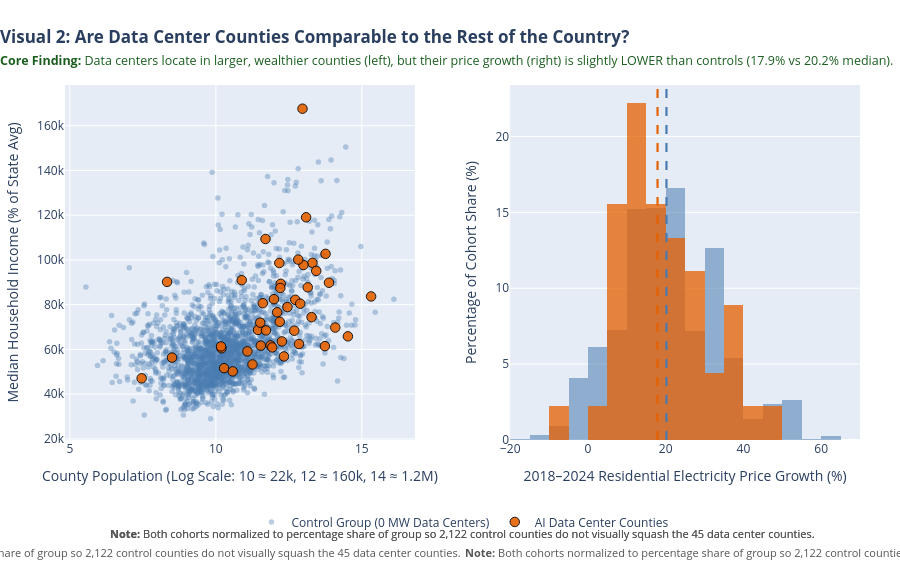

Notebook cell for this chart:
### Markdown cell above
## Visual 2: Are Data Center Counties Comparable to the Rest of the Country?
*Supports: **Methodological Approach - Comparability & Demographic Bias***

### Visual Design & Layperson Interpretation
- **Question Answered:** *Do counties with data centers look like ordinary American counties, and did their electricity prices grow faster?*
- **Left Panel (Demographics):** Shows that data center counties (Orange) cluster in larger, wealthier suburban counties (needing demographic controls).
- **Right Panel (Price Growth Distribution):** Compares price growth on a normalized percentage scale. The median price growth in data center counties (**17.9%**) was slightly **lower** than in non-data center counties (**20.2%**).

### Code cell
# Construct Visual 2: Linked Side-by-Side Plots
ctrl_sample = model_df[model_df['Has_Datacenter'] == 0]
treat_sample = model_df[model_df['Has_Datacenter'] == 1]

fig2 = make_subplots(
    rows=1, cols=2,
    subplot_titles=(
        "<b>1. County Demographics (Population Size vs. Wealth)</b>",
        "<b>2. Electricity Price Growth Distribution (2018–2024)</b>"
    ),
    horizontal_spacing=0.12
)

# 1. Control Group (Gray-Blue #4A7BB0)
fig2.add_trace(
    go.Scatter(
        x=ctrl_sample['Log_Population'],
        y=ctrl_sample['Median_Income_2022'],
        mode='markers',
        name='Control Group (0 MW Data Centers)',
        marker=dict(color=COLOR_CONTROL, size=5.5, opacity=0.38),
        legendgroup='control',
        text=ctrl_sample['County'] + ', ' + ctrl_sample['State'],
        hovertemplate="<b>%{text} (Control)</b><br>Population Index: %{x:.2f}<br>Income Index: %{y:.1f}%<extra></extra>"
    ),
    row=1, col=1
)

fig2.add_trace(
    go.Histogram(
        x=ctrl_sample['Price_Growth_Pct'],
        name='Control Group (0 MW Data Centers)',
        histnorm='percent',
        marker=dict(color=COLOR_CONTROL, opacity=0.55),
        legendgroup='control',
        showlegend=False,
        nbinsx=40,
        hovertemplate="Control Growth: %{x:.1f}%<br>Share of Control: %{y:.1f}%<extra></extra>"
    ),
    row=1, col=2
)

# 2. Treatment Group (Orange #E66101)
fig2.add_trace(
    go.Scatter(
        x=treat_sample['Log_Population'],
        y=treat_sample['Median_Income_2022'],
        mode='markers',
        name='AI Data Center Counties',
        marker=dict(color=COLOR_TREATMENT, size=9.5, opacity=0.9, line=dict(color='black', width=1)),
        legendgroup='treatment',
        text=treat_sample['County'] + ', ' + treat_sample['State'],
        hovertemplate="<b>%{text} (Data Center)</b><br>Population Index: %{x:.2f}<br>Income Index: %{y:.1f}%<br>Price Growth: %{customdata:.1f}%<extra></extra>",
        customdata=treat_sample['Price_Growth_Pct']
    ),
    row=1, col=1
)

fig2.add_trace(
    go.Histogram(
        x=treat_sample['Price_Growth_Pct'],
        name='AI Data Center Counties',
        histnorm='percent',
        marker=dict(color=COLOR_TREATMENT, opacity=0.75),
        legendgroup='treatment',
        showlegend=False,
        nbinsx=25,
        hovertemplate="Data Center Growth: %{x:.1f}%<br>Share of Treatment: %{y:.1f}%<extra></extra>"
    ),
    row=1, col=2
)

# Add median reference lines
treat_med = treat_sample['Price_Growth_Pct'].median()
ctrl_med = ctrl_sample['Price_Growth_Pct'].median()

fig2.add_vline(x=ctrl_med, line_dash="dash", line_color=COLOR_CONTROL, line_width=2.2,
               annotation_text=f"Control Median: {ctrl_med:.1f}%", annotation_position="top left", row=1, col=2)
fig2.add_vline(x=treat_med, line_dash="dash", line_color=COLOR_TREATMENT, line_width=2.2,
               annotation_text=f"Data Center Median: {treat_med:.1f}%", annotation_position="top right", row=1, col=2)

fig2.update_layout(
    title=dict(
        text="<b>Visual 2: Are Data Center Counties Comparable to the Rest of the Country?</b><br><span style='font-size:12.5px; color:#1B5E20;'><b>Core Finding:</b> Data centers locate in larger, wealthier counties (left), but their price growth (right) is slightly LOWER than controls (17.9% vs 20.2% median).</span>",
        x=0.0, xanchor="left"
    ),
    barmode='overlay',
    legend=dict(orientation="h", yanchor="top", y=-0.19, xanchor="center", x=0.5),
    annotations=[
        dict(
            text="<b>Note:</b> Both cohorts normalized to percentage share of group so 2,122 control counties do not visually squash the 45 data center counties.",
            xref="paper", yref="paper", x=0.5, y=-0.29, showarrow=False, font=dict(size=11, color="#555555")
        )
    ],
    height=580,
    margin=dict(l=50, r=40, t=85, b=140)
)

fig2.update_xaxes(title_text="County Population (Log Scale: 10 ≈ 22k, 12 ≈ 160k, 14 ≈ 1.2M)", row=1, col=1)
fig2.update_yaxes(title_text="Median Household Income (% of State Avg)", row=1, col=1)
fig2.update_xaxes(title_text="2018–2024 Residential Electricity Price Growth (%)", range=[-20, 70], row=1, col=2)
fig2.update_yaxes(title_text="Percentage of Cohort Share (%)", row=1, col=2)

fig2.show()

### Figure 1 — Plotly figure (JSON) as saved in the notebook; plotly's stock layout.template omitted (floating-point values rounded to 4 significant figures; data arrays with more than 128 entries replaced by an {"elided": "..."} marker saying what was removed)
{"data": [{"hovertemplate": "<b>%{text} (Control)</b><br>Population Index: %{x:.2f}<br>Income Index: %{y:.1f}%<extra></extra>", "legendgroup": "control", "marker": {"color": "#4A7BB0", "opacity": 0.38, "size": 5.5}, "mode": "markers", "name": "Control Group (0 MW Data Centers)", "text": {"elided": "2122 str values"}, "type": "scatter", "x": {"elided": "2122 float values"}, "xaxis": "x", "y": {"elided": "2122 float values"}, "yaxis": "y"}, {"histnorm": "percent", "hovertemplate": "Control Growth: %{x:.1f}%<br>Share of Control: %{y:.1f}%<extra></extra>", "legendgroup": "control", "marker": {"color": "#4A7BB0", "opacity": 0.55}, "name": "Control Group (0 MW Data Centers)", "nbinsx": 40, "showlegend": false, "type": "histogram", "x": {"elided": "2122 float values"}, "xaxis": "x2", "yaxis": "y2"}, {"customdata": [27.45, 20.86, 29.28, 13.47, 25.89, 34.55, 8.537, 10.25, 40.81, 45.38, 22.99, 13.46, 26.52, 18.91, 24.45, 36.8, 10.25, -9.674, 10.76, 38.76, 17.91, 16.6, 30.42, 8.343, 25.94, 13.18, 36.55, 4.909, 13.14, 5.526, 35.6, 15.62, 7.087, 20.28, 9.778, 14.89, 7.095, 20.03, 8.537, 19.19, 14.49, 16.5, 22.99, 19.78, 11.7], "hovertemplate": "<b>%{text} (Data Center)</b><br>Population Index: %{x:.2f}<br>Income Index: %{y:.1f}%<br>Price Growth: %{customdata:.1f}%<extra></extra>", "legendgroup": "treatment", "marker": {"color": "#E66101", "line": {"color": "black", "width": 1}, "opacity": 0.9, "size": 9.5}, "mode": "markers", "name": "AI Data Center Counties", "text": ["Licking, OH", "Henrico, VA", "Maricopa, AZ", "Bexar, TX", "Shelby, TN", "Madison, MS", "Prince William, VA", "Sarpy, NE", "Ellis, TX", "Niagara, NY", "Fayette, GA", "Taylor, TX", "Racine, WI", "Mayes, OK", "Franklin, OH", "Denton, TX", "Douglas, NE", "Pottawattamie, IA", "Warren, IA", "Washington, OR", "Clark, IN", "Dakota, MN", "Storey, NV", "Wasco, OR", "Montgomery, AL", "Ada, ID", "Bell, TX", "Laramie, WY", "Madison, AL", "Lancaster, NE", "Fairfield, OH", "Utah, UT", "Dickens, TX", "Columbia, PA", "Clay, MO", "Sumner, TN", "Valencia, NM", "Chesterfield, VA", "Loudoun, VA", "Edgefield, SC", "Dickey, ND", "Cherokee, NC", "Cumberland, NJ", "Whitfield, GA", "Fulton, GA"], "type": "scatter", "x": [12.1, 12.72, 15.32, 14.52, 13.74, 11.61, 13.09, 12.17, 12.22, 12.26, 11.7, 11.88, 12.19, 10.58, 14.09, 13.76, 13.28, 11.44, 10.89, 13.31, 11.72, 13.0, 8.329, 10.19, 12.33, 13.15, 12.85, 11.52, 12.89, 12.69, 11.99, 13.44, 7.459, 11.08, 12.45, 12.21, 11.26, 12.82, 12.97, 10.18, 8.497, 10.28, 11.93, 11.54, 13.88], "xaxis": "x", "y": [76600.0, 82190.0, 83670.0, 65840.0, 61450.0, 80640.0, 119100.0, 98620.0, 89310.0, 63560.0, 109400.0, 61800.0, 72330.0, 50170.0, 69760.0, 102700.0, 74420.0, 68710.0, 90940.0, 98710.0, 68490.0, 97730.0, 90170.0, 60510.0, 56860.0, 87750.0, 62410.0, 71960.0, 80430.0, 68360.0, 82450.0, 95080.0, 47070.0, 59130.0, 78930.0, 87450.0, 53280.0, 100100.0, 167600.0, 61320.0, 56330.0, 51610.0, 60890.0, 61680.0, 89800.0], "yaxis": "y"}, {"histnorm": "percent", "hovertemplate": "Data Center Growth: %{x:.1f}%<br>Share of Treatment: %{y:.1f}%<extra></extra>", "legendgroup": "treatment", "marker": {"color": "#E66101", "opacity": 0.75}, "name": "AI Data Center Counties", "nbinsx": 25, "showlegend": false, "type": "histogram", "x": [27.45, 20.86, 29.28, 13.47, 25.89, 34.55, 8.537, 10.25, 40.81, 45.38, 22.99, 13.46, 26.52, 18.91, 24.45, 36.8, 10.25, -9.674, 10.76, 38.76, 17.91, 16.6, 30.42, 8.343, 25.94, 13.18, 36.55, 4.909, 13.14, 5.526, 35.6, 15.62, 7.087, 20.28, 9.778, 14.89, 7.095, 20.03, 8.537, 19.19, 14.49, 16.5, 22.99, 19.78, 11.7], "xaxis": "x2", "yaxis": "y2"}], "layout": {"annotations": [{"font": {"color": "#555555", "size": 11}, "showarrow": false, "text": "<b>Note:</b> Both cohorts normalized to percentage share of group so 2,122 control counties do not visually squash the 45 data center counties.", "x": 0.5, "xanchor": "center", "xref": "paper", "y": -0.29, "yanchor": "bottom", "yref": "paper"}, {"font": {"color": "#555555", "size": 11}, "showarrow": false, "text": "<b>Note:</b> Both cohorts normalized to percentage share of group so 2,122 control counties do not visually squash the 45 data center counties.", "x": 0.5, "xanchor": "center", "xref": "paper", "y": -0.29, "yanchor": "bottom", "yref": "paper"}, {"font": {"color": "#555555", "size": 11}, "showarrow": false, "text": "<b>Note:</b> Both cohorts normalized to percentage share of group so 2,122 control counties do not visually squash the 45 data center counties.", "x": 0.5, "xanchor": "right", "xref": "paper", "y": -0.29, "yanchor": "top", "yref": "paper"}, {"font": {"color": "#555555", "size": 11}, "showarrow": false, "text": "<b>Note:</b> Both cohorts normalized to percentage share of group so 2,122 control counties do not visually squash the 45 data center counties.", "x": 0.5, "xanchor": "left", "xref": "paper", "y": -0.29, "yanchor": "top", "yref": "paper"}], "barmode": "overlay", "height": 580, "legend": {"orientation": "h", "x": 0.5, "xanchor": "center", "y": -0.19, "yanchor": "top"}, "margin": {"b": 140, "l": 50, "r": 40, "t": 85}, "shapes": [{"line": {"color": "#4A7BB0", "dash": "dash", "width": 2.2}, "type": "line", "x0": 20.2, "x1": 20.2, "xref": "x2", "y0": 0, "y1": 1, "yref": "y2 domain"}, {"line": {"color": "#E66101", "dash": "dash", "width": 2.2}, "type": "line", "x0": 17.91, "x1": 17.91, "xref": "x2", "y0": 0, "y1": 1, "yref": "y2 domain"}], "title": {"text": "<b>Visual 2: Are Data Center Counties Comparable to the Rest of the Country?</b><br><span style='font-size:12.5px; color:#1B5E20;'><b>Core Finding:</b> Data centers locate in larger, wealthier counties (left), but their price growth (right) is slightly LOWER than controls (17.9% vs 20.2% median).</span>", "x": 0.0, "xanchor": "left"}, "xaxis": {"anchor": "y", "domain": [0.0, 0.44], "title": {"text": "County Population (Log Scale: 10 ≈ 22k, 12 ≈ 160k, 14 ≈ 1.2M)"}}, "xaxis2": {"anchor": "y2", "domain": [0.56, 1.0], "range": [-20, 70], "title": {"text": "2018–2024 Residential Electricity Price Growth (%)"}}, "yaxis": {"anchor": "x", "domain": [0.0, 1.0], "title": {"text": "Median Household Income (% of State Avg)"}}, "yaxis2": {"anchor": "x2", "domain": [0.0, 1.0], "title": {"text": "Percentage of Cohort Share (%)"}}}}
